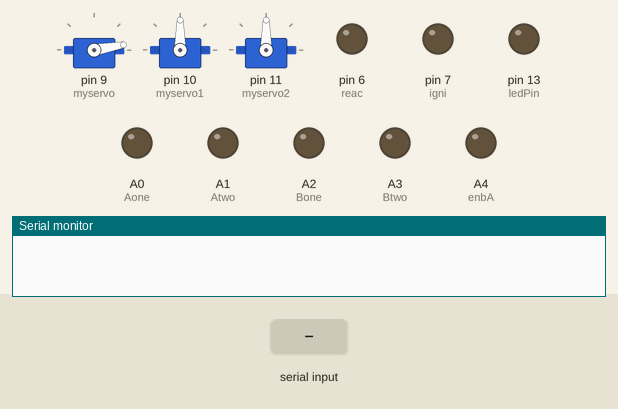
This sketch was run on a simulated Arduino Uno, built with avr-gcc and run on an emulated ATmega328P. On the bench: 3 × servo, output pins drawn as LEDs (lit = HIGH), the last lines printed to the serial monitor. The inputs (shaded band) are chosen by the test bench.

Above: at 1.2 s.
1.3 s: "<,>" received over Serial
At 2.5 s:
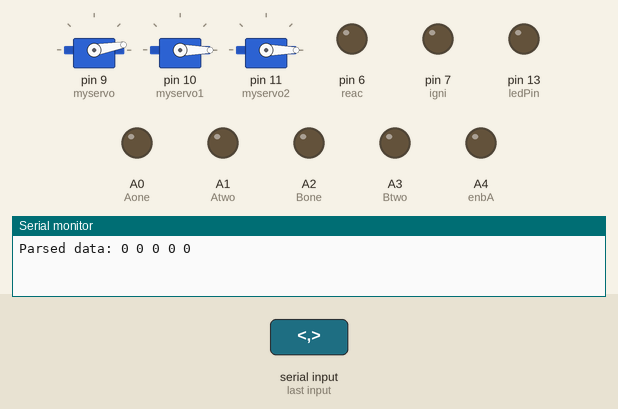
2.8 s: "<90,45>" received over Serial
At 3.9 s:
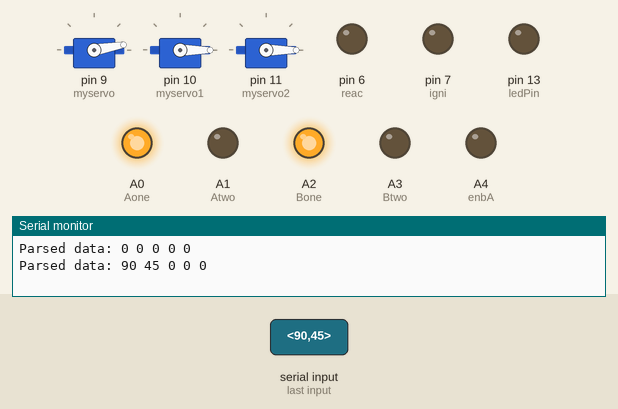
Timing chart, 0 to 5.8 s (numbered marks = the images above; inputs shaded):
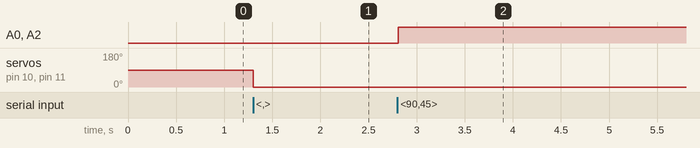

Measured:
- after the input at 1.3 s, servo on pin 10 (myservo1), servo on pin 11 (myservo2): 90° → 0° at once
- after the input at 2.8 s, A0 (Aone), A2 (Bone): LOW → HIGH at once

The sketch:

Autonomous_robo_hydro_flexi.ino
```cpp
#include <Servo.h>
#define datalen 5

Servo myservo;
Servo myservo1;
Servo myservo2;

int Aone = A0;
int Atwo = A1;
int Bone = A2;
int Btwo = A3;
int enbA = A4;
int enbB = A4;

const int buttonPin = 2;  // the number of the pushbutton pin
const int ledPin = 13;    // the number of the LED pin
int reac = 6;
int igni = 7;

int move = 255;

String dataString = ""; // variable to hold input data
int dataArray[datalen]; // array to hold parsed integers
int dataIndex = 0; // index for dataArray

void setup() {
  Serial.begin(9600); // initialize serial communication
  pinMode(Aone, OUTPUT);
  pinMode(Atwo, OUTPUT);
  pinMode(Bone, OUTPUT);
  pinMode(Btwo, OUTPUT);
  pinMode(enbA, OUTPUT);
  pinMode(enbB, OUTPUT);

  pinMode(ledPin, OUTPUT);
  pinMode(reac, OUTPUT);
  pinMode(igni, OUTPUT);
  myservo.attach(9);
  myservo1.attach(10);
  myservo2.attach(11);
  pinMode(buttonPin, INPUT);
  myservo.write(10);
  myservo1.write(90);
  myservo2.write(90);
}

void loop() {
  if (Serial.available()) { // check if there is incoming data
    char incomingChar = Serial.read(); // read incoming character
    // Serial.print(incomingChar);
    if (incomingChar == '<') { // start of data
      dataString = ""; // clear input data
      dataIndex = 0; // reset index for dataArray
    } else if (incomingChar == '>') { // end of data
      parseData(); // call function to parse input data
      printData();  // call function to print parsed data
    } else { // data character
      dataString += incomingChar; // add to input data
    }
  }

//   digitalWrite(Aone, HIGH);
//   digitalWrite(Atwo, LOW);

// for(int i=0; i<255; i++)
// {
//   analogWrite(enbA, i);
//   delay(30);
// }

// for(int i=255; i>0; i--)
// {
//   analogWrite(enbA, i);
//   delay(30);
// }

//   delay(500);

  // digitalWrite(Aone, HIGH);

  // printData();
}

void parseData() {
  int commaIndex = 0; // index for locating commas in input string
  while (dataIndex < datalen) { // parse up to 4 integers
    commaIndex = dataString.indexOf(","); // find next comma in input string
    if (commaIndex == -1) { // exit loop if no more commas found
      commaIndex = dataString.length();
    }
    dataArray[dataIndex] = dataString.substring(0, commaIndex).toInt(); // convert substring to integer and store in array
    dataString = dataString.substring(commaIndex + 1); // remove parsed substring and comma from input string
    dataIndex++; // move to next index in array
  }
}


void shoot()
{
  myservo.write(10);
  delay(100);
  digitalWrite(reac, HIGH);
  delay(4500);
  digitalWrite(reac, LOW);
  delay(100);
  myservo.write(90);
  delay(400);
  digitalWrite(igni, HIGH);
  delay(200);
  digitalWrite(igni, LOW);
}


void printData() {
  Serial.print("Parsed data: ");
  for (int i = 0; i < datalen; i++) {
    Serial.print(dataArray[i]);
    Serial.print(" ");
  }
  Serial.println();

  myservo1.write(dataArray[3]);
  myservo2.write(dataArray[2]);

  if(dataArray[4] > 0)
  {
    dataArray[4] = 0;
    shoot();
  }

  if(dataArray[0] > 0)
  {
    // analogWrite(enbA, dataArray[0]);
    analogWrite(Aone, move);
    analogWrite(Bone, move);
  }
  else if(dataArray[0] < 0)
  {
    analogWrite(Atwo, move);
    analogWrite(Btwo, move);
  }
  else if(dataArray[1] > 0)
  {
    analogWrite(Aone, move);
    analogWrite(Btwo, move);
  }
  else if(dataArray[1] < 0)
  {
    analogWrite(Atwo, move);
    analogWrite(Bone, move);
  }
  else
  {
    analogWrite(Aone, LOW);
    analogWrite(Bone, LOW);
    analogWrite(Atwo, LOW);
    analogWrite(Btwo, LOW);
  }
}
```
